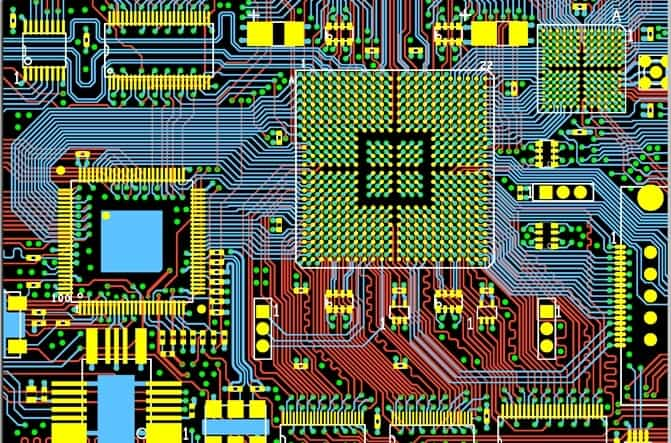
#> input picture data/pcb_sample.png, 671 x 443 px, found by its file name
$ jupyter execute pcb_fault.ipynb   (shell and % lines are left out)
#> lines starting #> are read from the running program, lines starting #| are printed output that depends on the picture; after the words box and inside, x2 and y2 are one past the last pixel; in counts of white or black regions, pixels touching at a corner belong together
[cell 1]
import cv2
import numpy as np
from matplotlib import pyplot as plt
from google.colab.patches import cv2_imshow

[cell 2]
img1 = cv2.imread('pcb_sample.png',cv2.IMREAD_COLOR)  #reading the images
#> img1 is the input picture: shape (443, 671, 3); mean B, G, R 80.3, 103.5, 93.6
img2 = cv2.imread('pcb_test.png',cv2.IMREAD_COLOR)
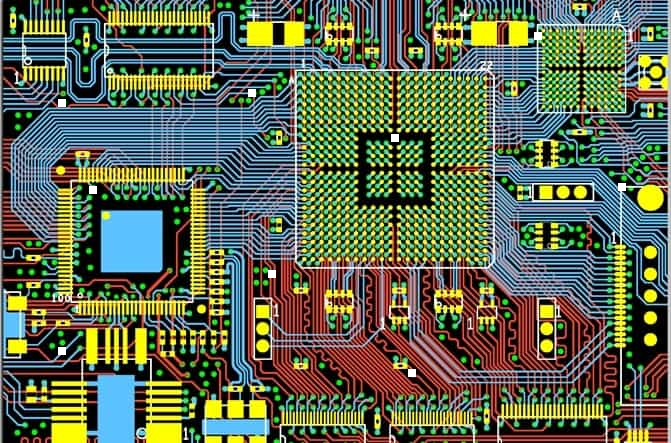
#> input picture data/pcb_test.png, 671 x 443 px, found by its file name
#> img2 is the input picture: shape (443, 671, 3); mean B, G, R 80.7, 103.9, 94

gray1 = cv2.cvtColor(img1, cv2.COLOR_BGR2GRAY)        #converting to gray scale
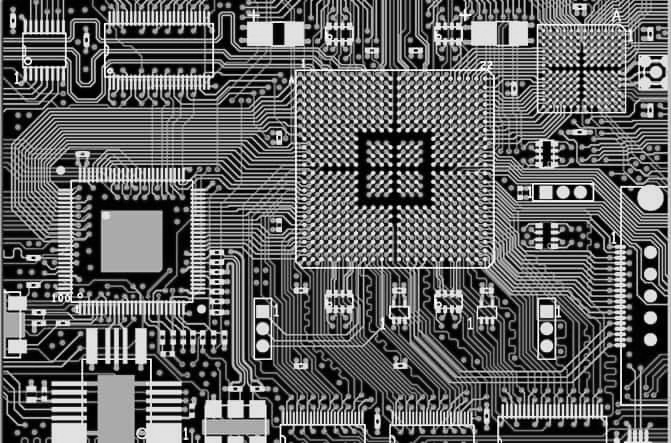
#> gray1: shape (443, 671); min 0, max 255, mean 97.9
gray2 = cv2.cvtColor(img2, cv2.COLOR_BGR2GRAY)

ret,thresh1 = cv2.threshold(gray1,200,255,cv2.THRESH_BINARY)  #applying threshold (binary)
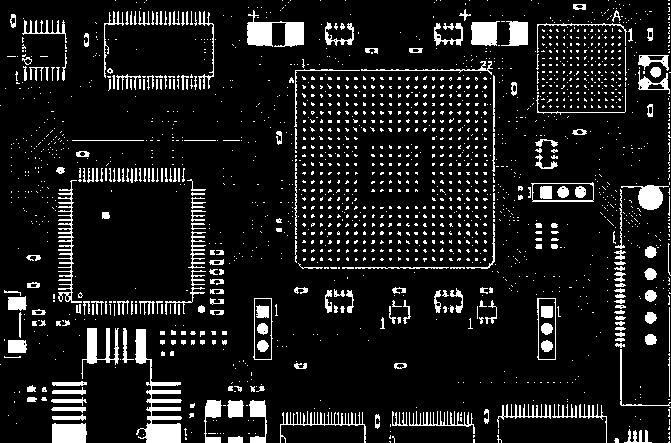
#> thresh1: shape (443, 671); 10.5% white; 1908 white regions (1642 under 20 px), largest, box (x1, y1, x2, y2) and area: (135, 329, 182, 443) 1798, (247, 10, 304, 47) 1095, (58, 180, 82, 303) 769
ret,thresh2 = cv2.threshold(gray2,200,255,cv2.THRESH_BINARY)
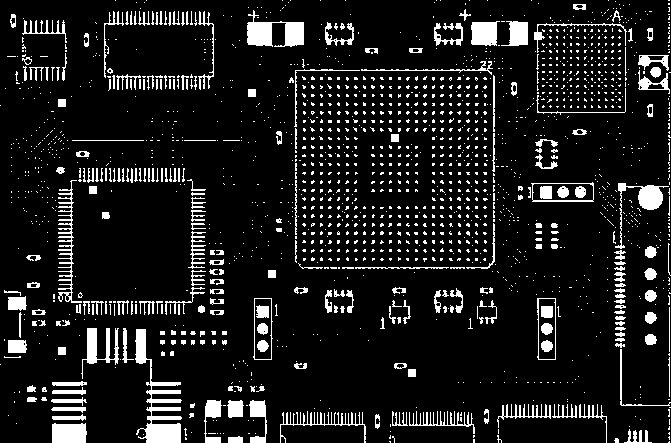
#> thresh2: shape (443, 671); 10.7% white; 1912 white regions (1640 under 20 px), largest, box (x1, y1, x2, y2) and area: (135, 329, 182, 443) 1798, (247, 10, 304, 47) 1095, (58, 180, 82, 303) 769

res =cv2.bitwise_xor(thresh1, thresh2, mask=None)      #comparing the images
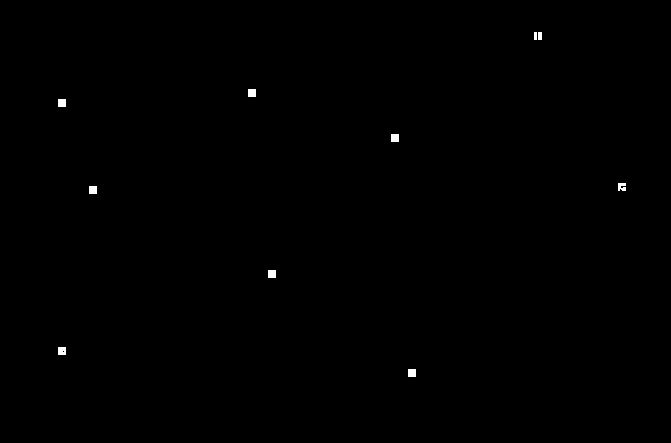
#> res: shape (443, 671); 0.19% white; 10 white regions, largest, box (x1, y1, x2, y2) and area: (248, 89, 256, 97) 64, (58, 99, 66, 107) 64, (391, 134, 399, 142) 64

#cv2.imshow('Bitwise XOR', res)
#cv2.waitKey(0)
#cv2.destroyAllWindows()
cv2_imshow(res)

#https://opencv-python-tutroals.readthedocs.io/en/latest/py_tutorials/py_tutorials.html (Refer this)
